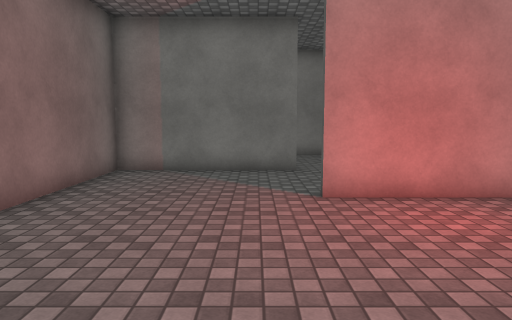
[1] (above)

13 first-person views from a walk through a 3-D level made in the Unity game engine. The camera is 1.5 m above the floor, tilts 6° down and sees 70° across. The floor is counted in squares, 1 m on a side. Each view is taken from the middle of a square. On the plan, view 1 faces up. The plan holds only what a view shows up to about 16 squares ahead; the rest is blank. The place goes on beyond the plan. The player is left out. Surface patterns are stand-ins for the level's own textures.

[2]
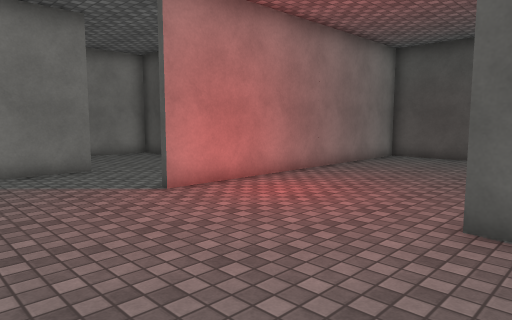

[3]
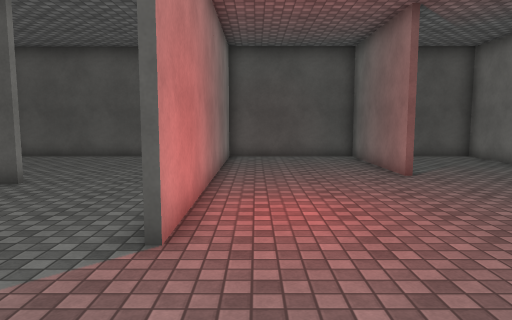

[4]
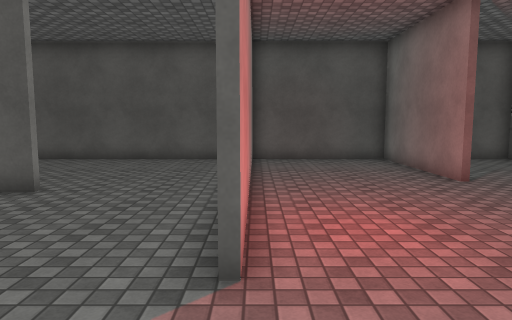

[5]
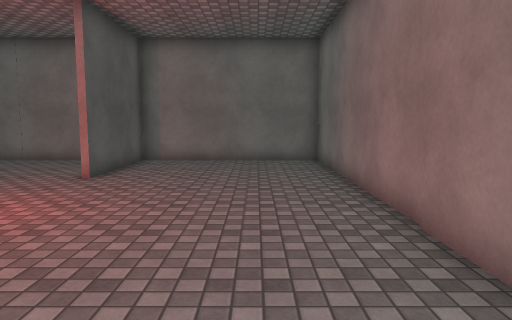

[6]
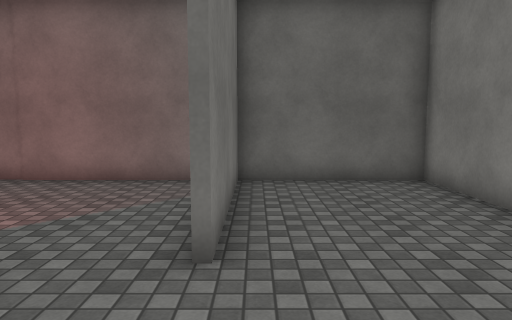

[7]
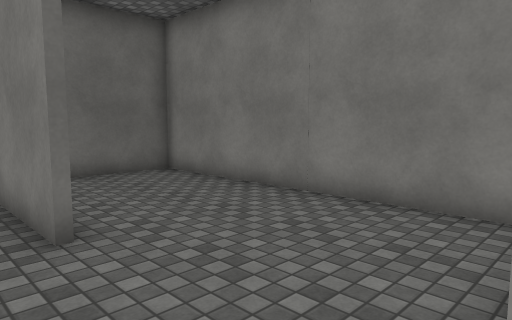

[8]
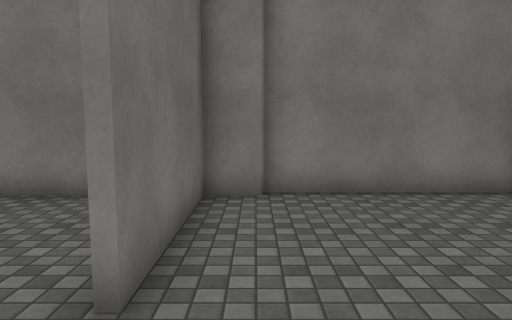

[9]
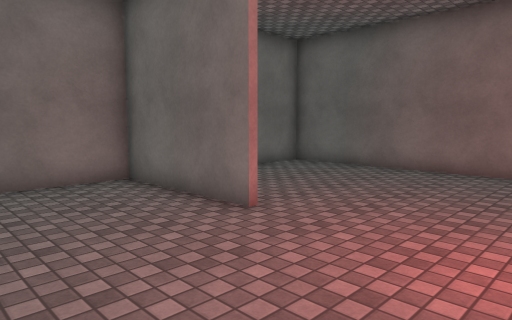

[10]
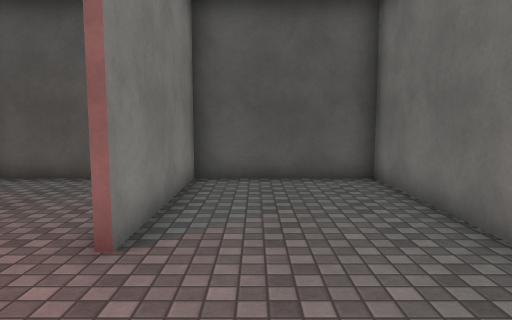

[11]
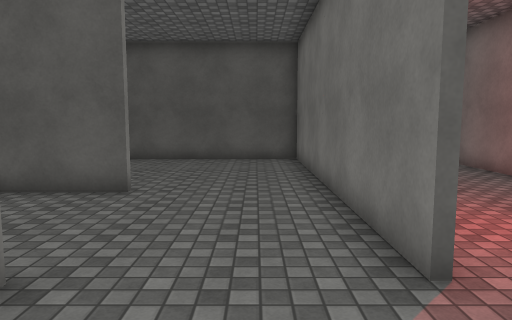

[12]
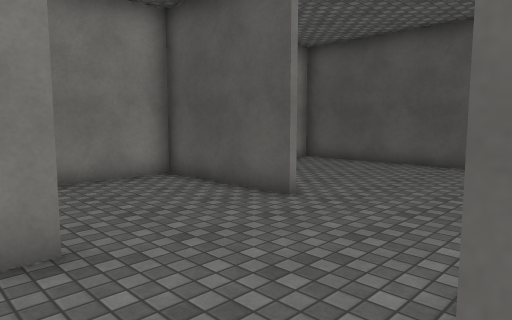

[13]
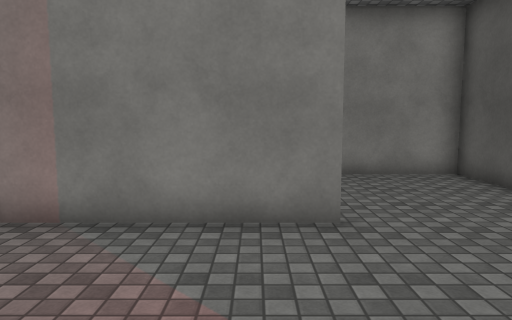

### Floor plan
Points are (right, up) in squares from view 1. A wall is a line through its corners. A room is listed if a view was taken in it or the views show most of it. See-through windows are left out.
Room 1 (views 1, 2, 3, 4, 5, 6, 7, 8, 9, 10, 11, 12, 13)
walls: (1.2, 7.4) (12.8, 7.4); (2.6, 1.5) (2.6, -3.2); (7, 1.8) (12.8, 1.8); (5.7, 11.6) (5.7, 16.3) (-4.3, 16.3) (-4.3, 11.5) (1.4, 11.5); (1.4, 11.3) (-4.3, 11.3) (-4.3, -3.1) (12.6, -3.1) (12.6, 16.7) (7.1, 16.7); (12.8, 7.1) (1.2, 7.1); (2.4, -3.2) (2.4, 1.5); (12.8, 1.6) (7, 1.6); (7.3, 16.3) (5.9, 16.3) (5.9, 11.6)

Positions as (right, up) in squares from view 1, and headings:
1: (0, 0), facing up
2: (-3, 0), facing up-right
3: (-3, 6), facing right
4: (-2, 7), facing right
5: (-2, 11), facing down
6: (5, 12), facing left
7: (6, 10), facing up-left
8: (7, 9), facing up
9: (7, 6), facing down-left
10: (3, 0), facing right
11: (-2, 9), facing right
12: (0, 7), facing up-right
13: (0, 6), facing up
